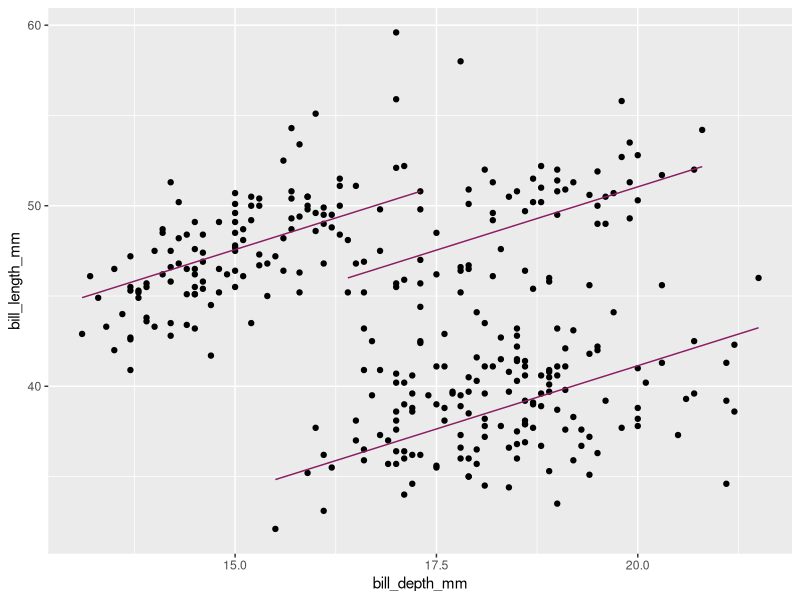
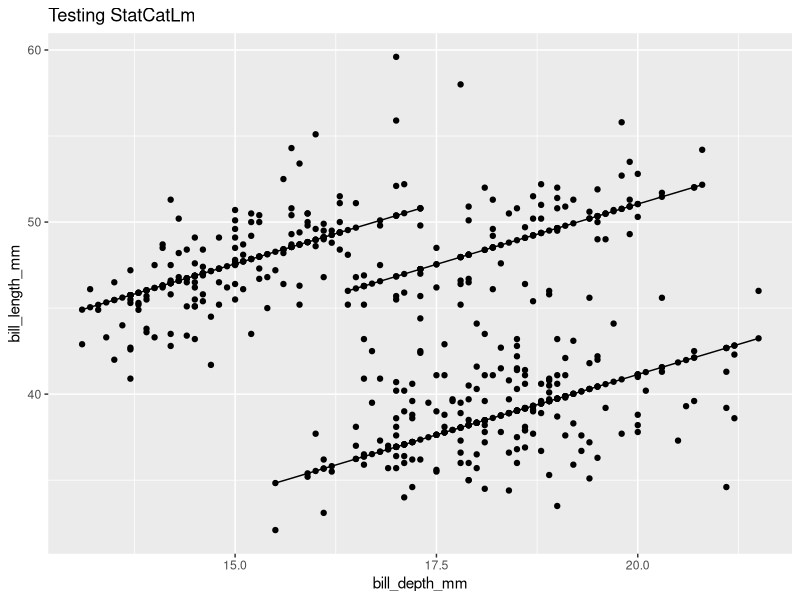
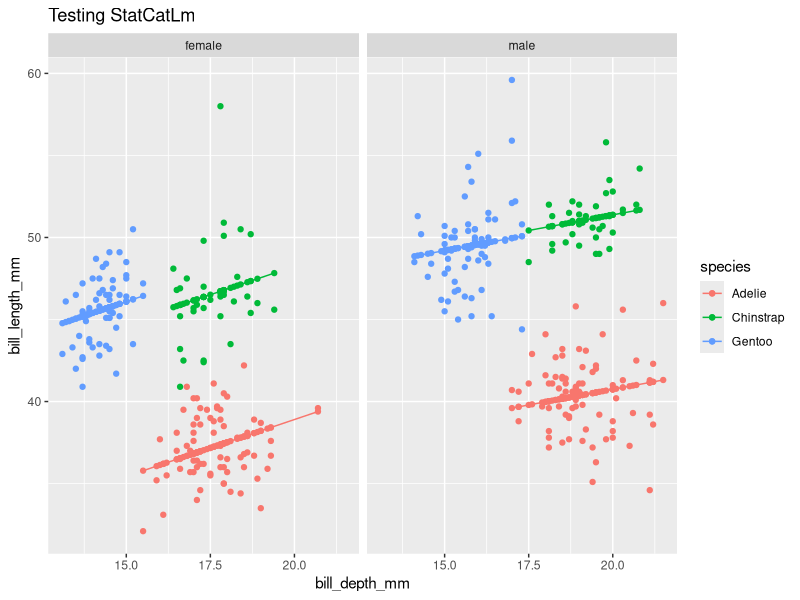
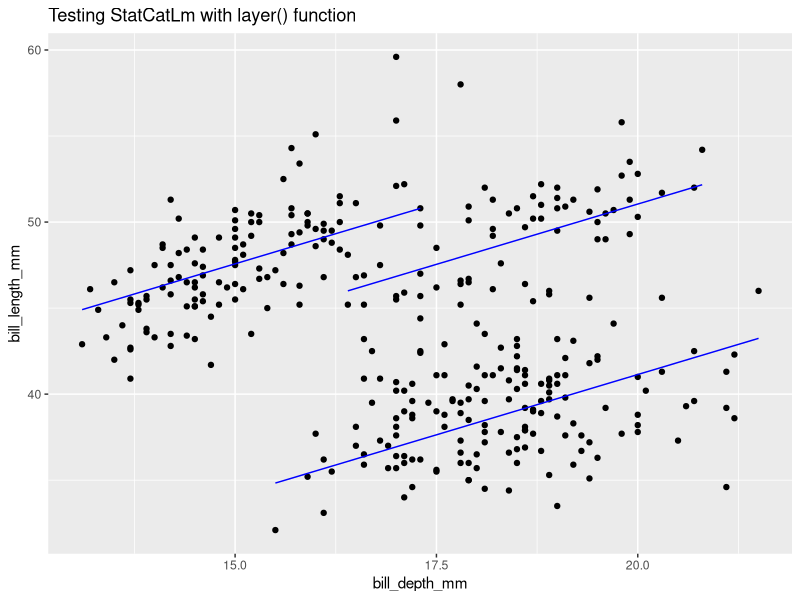

Write the R code that produced these figures, in order. (Note: this script raises an error after producing the figures.)
## ---- chunk 1



## ---- chunk 2
#| label: fitted_1

library(tidyverse)
penguins <- remove_missing(palmerpenguins::penguins)

model <- lm(formula = bill_length_mm ~ bill_depth_mm + 
              species, 
            data = penguins) 

penguins_w_fitted <- penguins |> 
  mutate(fitted = model$fitted.values)

penguins |> 
  ggplot() + 
  aes(x = bill_depth_mm, 
      y = bill_length_mm,
      group = species) +
  geom_point() + 
  geom_line(data = penguins_w_fitted,
             aes(y = fitted),
             color = "maroon4")
## ---- chunk 3
layer_data(plot = last_plot(), 
           i = 2) # the fitted y (not the raw data y) is of interest
## ---- chunk 4
#| label: fitted_2

compute_panel_cat_lm <- function(data, scales){

  model <- lm(formula = y ~ x + cat, data = data)
  
  data |> 
    mutate(y = model$fitted.values)
  
}
## ---- chunk 5
## Test compute. 
penguins |>
  select(x = bill_depth_mm, 
         y = bill_length_mm,
         cat = species) |>
  compute_panel_cat_lm()
## ---- chunk 6
#| label: fitted_3
StatCatLm <- ggplot2::ggproto(`_class` = "StatCatLm",
                                  `_inherit` = ggplot2::Stat,
                                  required_aes = c("x", "y", "cat"),
                                  compute_panel = compute_panel_cat_lm)
## ---- chunk 7
penguins |> 
  ggplot() + 
  aes(x = bill_depth_mm,
      y = bill_length_mm,
      cat = species) + 
  geom_point() + 
  geom_point(stat = StatCatLm) +
  geom_line(stat = StatCatLm) + 
  labs(title = "Testing StatCatLm")

## ---- chunk 8
last_plot() + 
  aes(color = species) + 
  facet_wrap(facet = vars(sex))
## ---- chunk 9
penguins |> 
  ggplot() + 
  aes(x = bill_depth_mm,
      y = bill_length_mm,
      cat = species) + 
  geom_point() + 
  layer(geom = GeomLine, 
        stat = StatCatLm, 
        position = "identity", 
        params = list(color = "blue")) + 
  labs(title = "Testing StatCatLm with layer() function")
## ---- chunk 10
#| label: fitted_4

stat_cat_lm <- make_constructor(StatCatLm, geom = "line")


# check definition
print(stat_cat_lm)
## ---- chunk 11
geom_cat_lm <- make_constructor(GeomLine, stat = "cat_lm")

# check specification
print(geom_cat_lm)
## ---- chunk 12
#| label: fitted_5
penguins |> 
  ggplot() + 
  aes(x = bill_depth_mm, 
      y = bill_length_mm,
      cat = species) +
  geom_point() + 
  geom_cat_lm(color = "maroon4") +
  geom_smooth(method = "lm", 
              linewidth = .2) 
## ---- chunk 13
#| label: fitted_6
penguins |> 
  ggplot() + 
  aes(x = bill_depth_mm, 
      y = bill_length_mm,
      cat = species) +
  geom_point() + 
  geom_cat_lm(color = "maroon4") + 
  facet_wrap(facets = vars(sex))
## ---- chunk 14
library(tidyverse)

# Step 1. Define compute
compute_panel_cat_lm <- function(data, scales){
  model <- lm(formula = y ~ x + cat, data = data)
  data |> 
    mutate(y = model$fitted.values)
}


# Step 2. Define Stat
StatCatLm = ggproto(`_class` = "StatCatLm",
                      `_inherit` = Stat,
                      required_aes = c("x", "y"),
                      compute_group = compute_panel_cat_lm)

# Step 3. Define user-facing functions

## define stat_*()
stat_cat_lm <- make_constructor(StatCatLm, geom = "line")

## define geom_*()
geom_cat_lm <- make_constructor(GeomLine, stat = "cat_lm")
